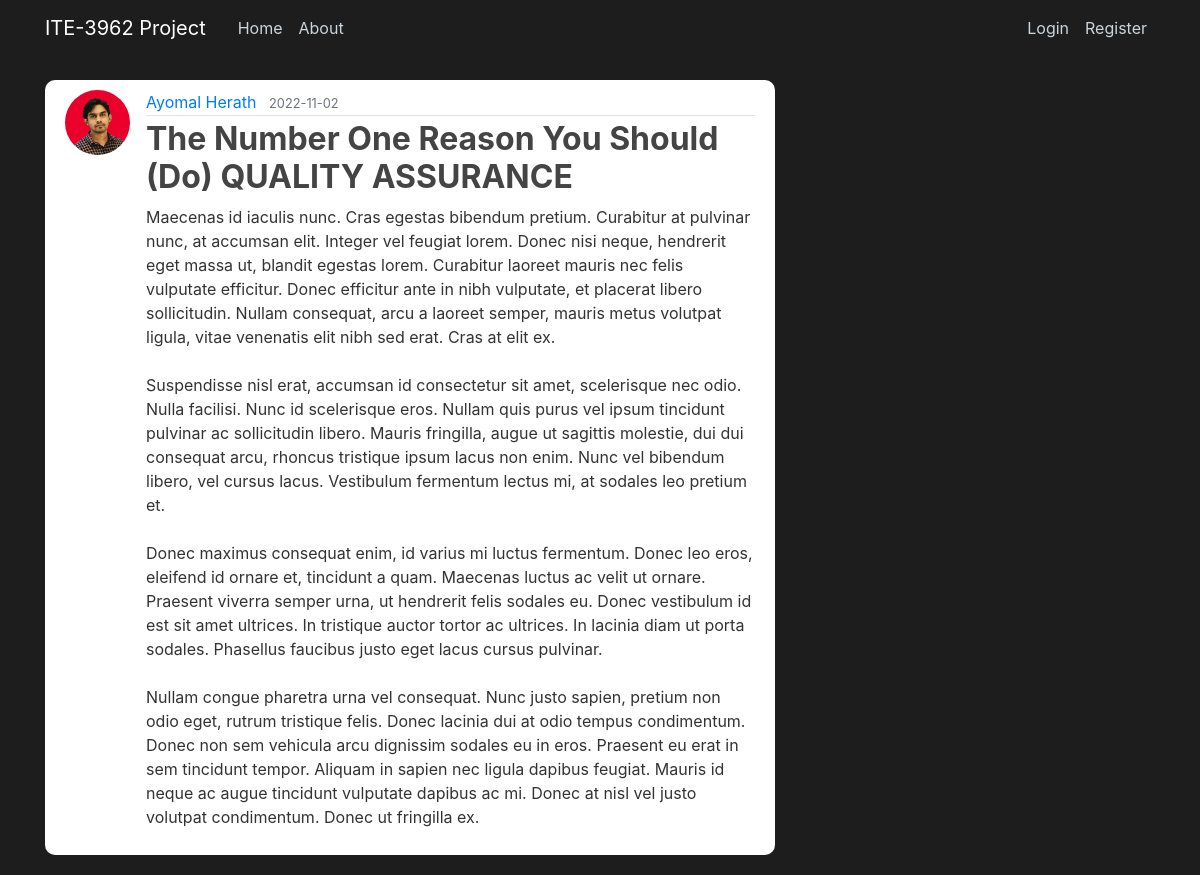
/post/12, run on an earlier commit of the app's database.
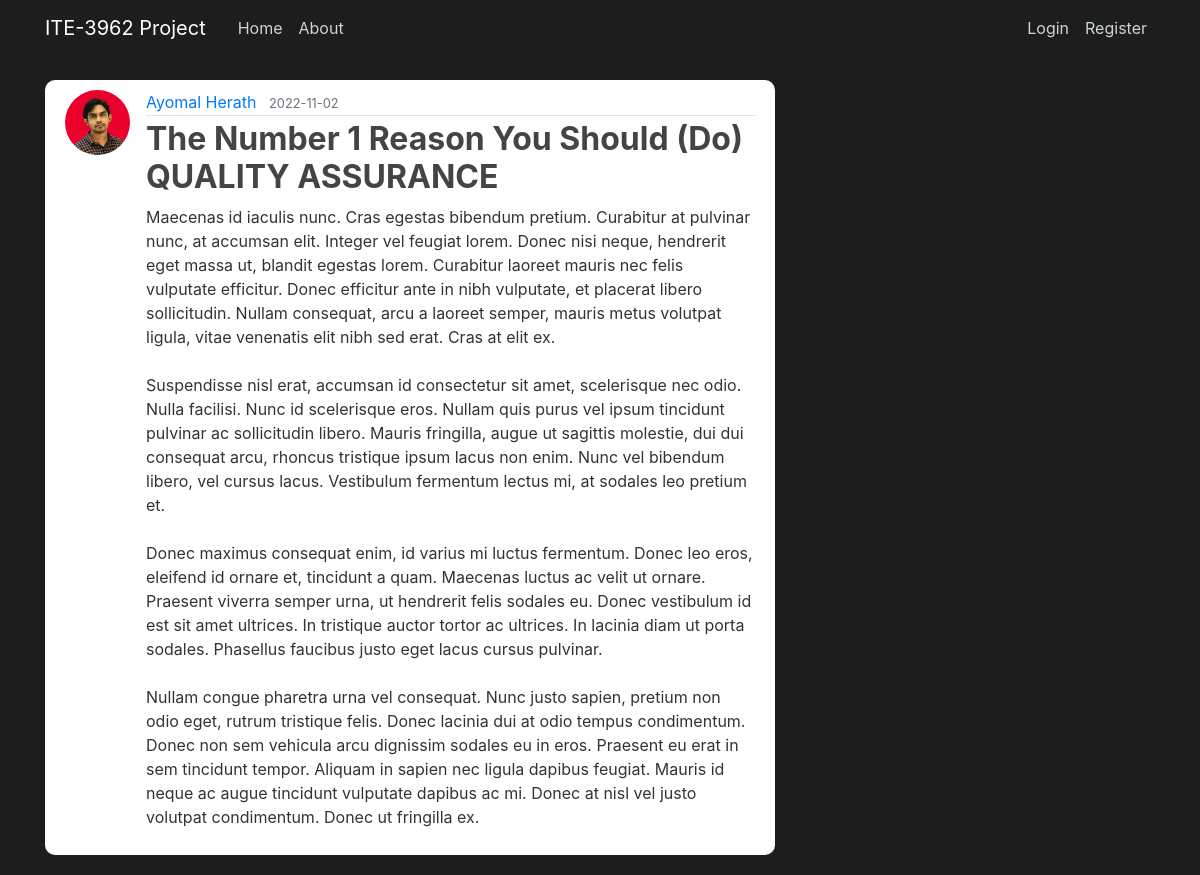
And on a later commit of the database.
### blog/models.py (models this page shows, shortened)
class User(db.Model, UserMixin):
    id = db.Column(db.Integer, primary_key=True)
    username = db.Column(db.String(20), unique=True, nullable=False)
    email = db.Column(db.String(120), unique=True, nullable=False)
    image_file = db.Column(db.String(20), nullable=False, default='default.jpg')
    password = db.Column(db.String(60), nullable=False)
    posts = db.relationship('Post', backref='author', lazy=True)

class Post(db.Model):
    id = db.Column(db.Integer, primary_key=True)
    title = db.Column(db.String(100), nullable=False)
    date_posted = db.Column(db.DateTime, nullable=False, default=datetime.utcnow)
    content = db.Column(db.Text, nullable=False)
    user_id = db.Column(db.Integer, db.ForeignKey('user.id'), nullable=False)

### blog/posts/routes.py (the view)
@posts.route("/post/<int:post_id>")
def post(post_id):
    post = Post.query.get_or_404(post_id)
    return render_template('post.html', title=post.title, post=post)

### blog/templates/post.html (shortened to what this page needs)
{% extends "layout.html" %}
{% block content %}
    <article class="media content-section">
        <img src="{{ url_for('static', filename='profile_pics/' + post.author.image_file)}}" class="rounded-circle article-img" alt="">
        <div class="media-body">
        <div class="article-metadata">
            <a class="mr-2" href="{{url_for('users.user_posts', username=post.author.username )}}">{{ post.author.username }}</a>
            <small class="text-muted">{{ post.date_posted.strftime('%Y-%m-%d') }}</small>
        </div>
        <h2 class="article-title font-weight-bold">{{ post.title }}</a></h2>
        <p class="article-content">{{ post.content }}</p>
        </div>
    </article>
{% endblock content %}

### blog/templates/layout.html (shortened to what this page needs)
<!DOCTYPE html>
<html lang="en">
<head>
     <link rel="stylesheet" href="https://cdn.jsdelivr.net/npm/bootstrap@4.3.1/dist/css/bootstrap.min.css">
     <link rel="stylesheet" type="text/css" href="{{ url_for('static', filename='main.css') }}">
</head>
<body>
    <header class="site-header">
        <nav class="navbar navbar-expand-md navbar-dark bg-steel fixed-top">
          <div class="container">
            <a class="navbar-brand mr-4" href="/">ITE-3962 Project</a>
            <div class="collapse navbar-collapse" id="navbarToggle">
              <div class="navbar-nav mr-auto">
                <a class="nav-item nav-link" href="{{url_for('main.home')}}">Home</a>
                <a class="nav-item nav-link" href="{{url_for('main.about')}}">About</a>
              </div>
              <div class="navbar-nav">
                {% if current_user.is_authenticated %}
                  <a class="nav-item nav-link" href="{{url_for('posts.new_post')}}">New Post</a>
                  <a class="nav-item nav-link" href="{{url_for('users.account')}}">Account</a>
                  <a class="nav-item nav-link" href="{{url_for('users.logout')}}">Logout</a>
                {% else %}
                  <a class="nav-item nav-link" href="{{url_for('users.login')}}">Login</a>
                  <a class="nav-item nav-link" href="{{url_for('users.register')}}">Register</a>
                {% endif %}
              </div>
            </div>
          </div>
        </nav>
      </header>
      <main role="main" class="container">
        <div class="row">
          <div class="col-md-8">
            {% block content %}{% endblock %}
          </div>
        </div>
      </main>
</body>
</html>

### blog/static/main.css (style rules this page uses)
body { background: #1d1d1d; color: #333333; margin-top: 5rem; }
h1, h2, h3, h4, h5, h6 { color: #444444; }
.bg-steel { background-color: #1d1d1d; }
.site-header .navbar-nav .nav-link { color: #cbd5db; }
.content-section { background: #ffffff; padding: 10px 20px; border-radius: 10px; margin-bottom: 20px; }
.article-title { color: #444444; }
.article-content { white-space: pre-line; }
.article-img { height: 65px; width: 65px; margin-right: 16px; }
.article-metadata { padding-bottom: 1px; margin-bottom: 4px; border-bottom: 1px solid #e3e3e3 }

What changed in the data, as far as the page shows it:
changed Post: title "The Number One Reason You Should (Do) QUALITY ASSURANCE" → "The Number 1 Reason You Should (Do) QUALITY ASSURANCE"
